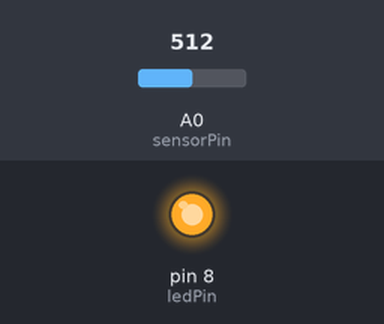
This sketch was run on a simulated Arduino Uno, built with avr-gcc and run on an emulated ATmega328P. Shown: output pins drawn as LEDs (lit = HIGH). The test bench sets the inputs (shaded band); at power-on: A0 (sensorPin) = 512. What the sketch prints to the serial monitor is not drawn.

Above: at 0.1 s.
Timing chart, 0 to 1.6 s (numbered marks = the images above):
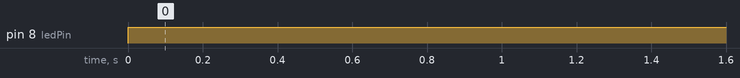

The sketch:

weather.ino
```cpp
/****************************************************************
 *Analog avläsning av anemommeter för windhastighet, detta sker
 * genom att en spänning genereras när vinden för proppellern
 * att snurra, detta ger en spänning mellan 0,4 till 2,0V
 * vilken senare kvantifiseras till ett 10b tal mellan 0 - 1023.
 *
 * VÄrdet omräknas sedan till vindhastigeten i m/s med ett tak av
 * 34,2m/s, alla stora beräkningar görs i heltal.
 *
 ****************************************************************/


#include "Wire.h"
#include "LiquidCrystal_I2C.h"

int sensorPin = A0;    // select the input pin for the potentiometer
int ledPin = 8;      // select the pin for the LED
uint16_t sensorValue = 0;  // variable to store the value coming from the sensor
uint8_t windData = 0;
float outputWindData = 0.0;
uint16_t sensorData = 0;
//LiquidCrystal_I2C lcd(0x27, 16, 2); //För att skriva ut på LCD.

void setup() {
  // declare the ledPin as an OUTPUT:
  pinMode(ledPin, OUTPUT);


  //lcd.begin();
  //lcd.backlight();
  //lcd.clear();
  //lcd.setCursor(4,0);
  //lcd.print("Hackster");
  //Seriekommunikation för väderdata. TEMPORÄR FÖR ATT SENARE ANPASSAS.
  Serial.begin(9600);

}

void loop() {
  // read the value from the sensor: ANEMOMETERN
  sensorData = analogRead(sensorPin);
  sensorValue = constrain(sensorData, 60, 450);

  float windData = map(sensorValue, 81, 400, 0, 324);
  float outputWindData = float(windData/10);
  digitalWrite(ledPin,HIGH);
  Serial.print(outputWindData);
  Serial.println(" m/S");
  delay(55);
}
```

Measured:
- by itself, pin 8 (ledPin): LOW → HIGH at 0.00 s
